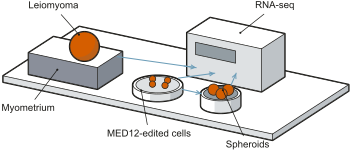

This figure's Python source:
"""The study-design drawing for the overview page, in the house line-drawing
finish (ruled.py and sketched.py beside this file).

    uv run --with matplotlib --with numpy python illustration/design.py

Writes docs/img/design.svg (live text, with a font fallback stack for the web),
illustration/design.pdf for reuse in slides or a paper, and design_check.png.
"""
import re
import sys
from pathlib import Path

import matplotlib as mpl
import matplotlib.font_manager as fm

HERE = Path(__file__).resolve().parent
sys.path.insert(0, str(HERE))
# Arial from the Windows side of WSL, so the typeface is the house one
for name in ("arial.ttf", "arialbd.ttf", "ariali.ttf"):
    path = Path("/mnt/c/Windows/Fonts") / name
    if path.exists():
        fm.fontManager.addfont(str(path))

from ruled import *      # noqa: E402
from sketched import *   # noqa: E402

# The site's role colours, so the drawing means what the plots mean: the
# MED12-mutant material takes the plots' vermilion, the reference their grey.
MUTANT, REFERENCE = "#D55E00", "#8A8F9A"

scene = Scene()
scene.box(0, 0, 0, 94, 2, 46)                                # the bench

# the sequencer, at the back, with a screen on its front
with scene.object():
    scene.box(48, 2, 4, 26, 14, 14)
    scene.face([(51, 9.5, 18.05), (65, 9.5, 18.05), (65, 13.5, 18.05), (51, 13.5, 18.05)], tone="dark")

# tissue from a patient: a block of myometrium with a leiomyoma on it
scene.box(6, 2, 26, 24, 7, 15, colour=REFERENCE)
scene.ball(22, 12.2, 35, 4.4, colour=MUTANT)

# 2D culture: a dish of edited cells
with scene.object():
    scene.cylinder(47, 2, 34, 7.5, 2.4)
    scene.disc(47, 4.4, 34, 6.6, tone="light")
for dx, dz in ((-2.6, -1.4), (1.9, -2.7), (-0.5, 2.3), (3.3, 1.3)):
    scene.ball(47 + dx, 5.3, 34 + dz, 0.95, colour=MUTANT)

# 3D culture: a well with spheroids of the same cells
with scene.object():
    scene.cylinder(69, 2, 34, 6, 4)
    scene.disc(69, 6, 34, 5.2, tone="dark")
for dx, dz in ((-2.3, 0.3), (1.6, -1.7), (1.5, 2.1)):
    scene.ball(69 + dx, 6.9, 34 + dz, 1.7, colour=MUTANT)

# what moves: every sample into the sequencer; cells on into spheroid culture
scene.flow([(29, 7.5, 27), (51.5, 5.5, 18.6)])
scene.flow([(50, 4.6, 26.6), (58, 5, 18.6)])
scene.flow([(69, 6.5, 27.8), (65.5, 6.5, 18.6)])
scene.flow([(55.6, 4.6, 34), (62.2, 4.6, 34)])

# five labels
scene.label("Leiomyoma", (3, 22, 36), (19.5, 15.2, 34))
scene.label("Myometrium", (4, -5, 54), (16, 5.5, 41))
scene.label("MED12-edited cells", (42, -5, 56), (45, 4.4, 40.5))
scene.label("Spheroids", (80, -3, 50), (71.2, 8.4, 36.5))
scene.label("RNA-seq", (66, 25, 8), (62, 16, 10))

fig = plt.figure(figsize=(89 * MM, 38.6 * MM))
ax = drawing(fig)
scene.draw(ax)
box = fit(ax, *columns(1, 6, 89), top=1, bottom=0)
print("typeface:", typeface())
print("content box (left, right, top, bottom):", [round(v, 3) for v in box])

out = HERE.parent / "docs" / "img"
out.mkdir(exist_ok=True)
fig.savefig(out / "design.svg", transparent=True)
fig.savefig(HERE / "design.pdf")
fig.savefig(HERE / "design_check.png", dpi=300)
# the web has no Arial on every machine: give the SVG's text a fallback stack
svg = (out / "design.svg").read_text()
svg = re.sub(r"font-family:\s*[^;\"]+", "font-family: Arial, Helvetica, 'Liberation Sans', sans-serif", svg)
(out / "design.svg").write_text(svg)
print("wrote", out / "design.svg", "and", HERE / "design.pdf")
